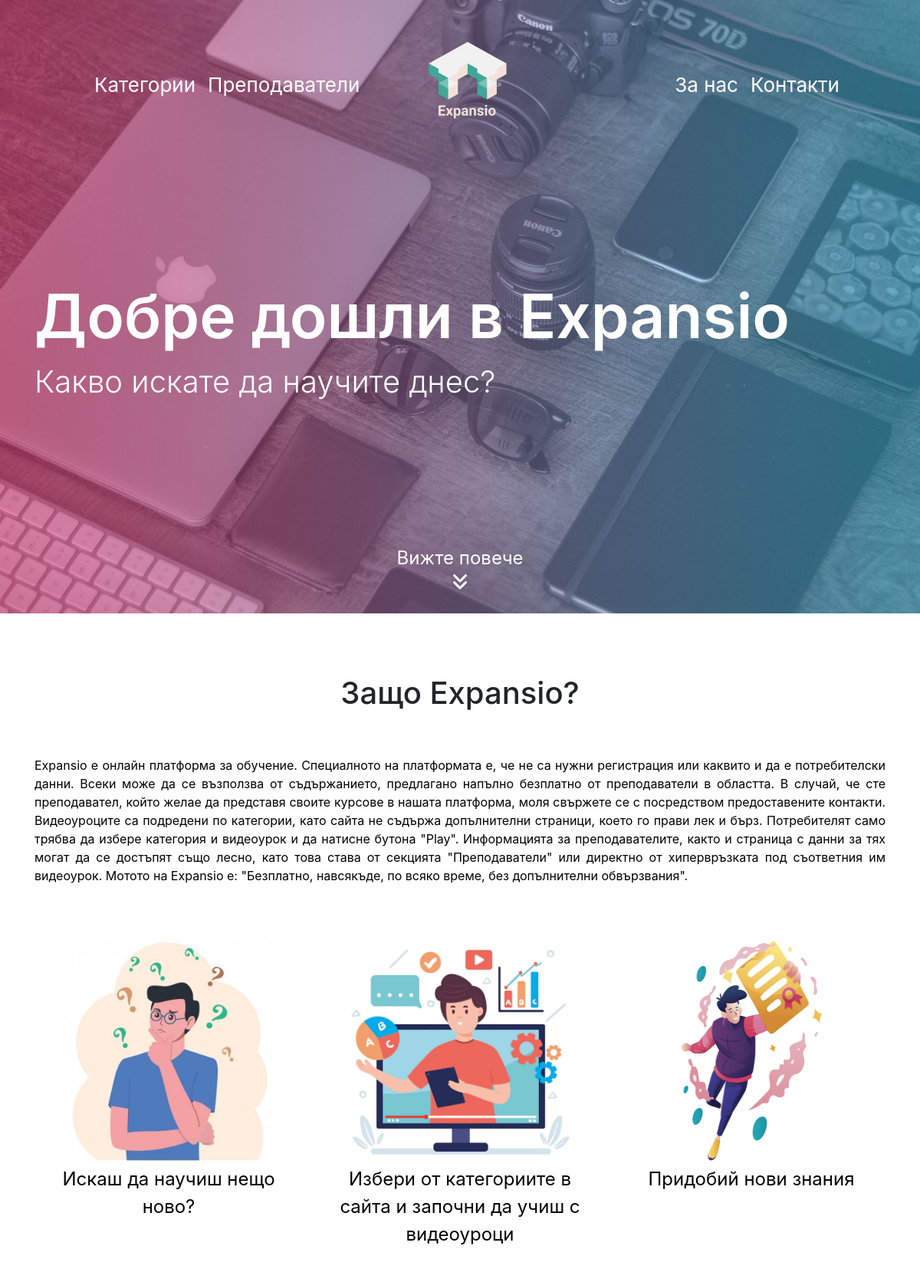
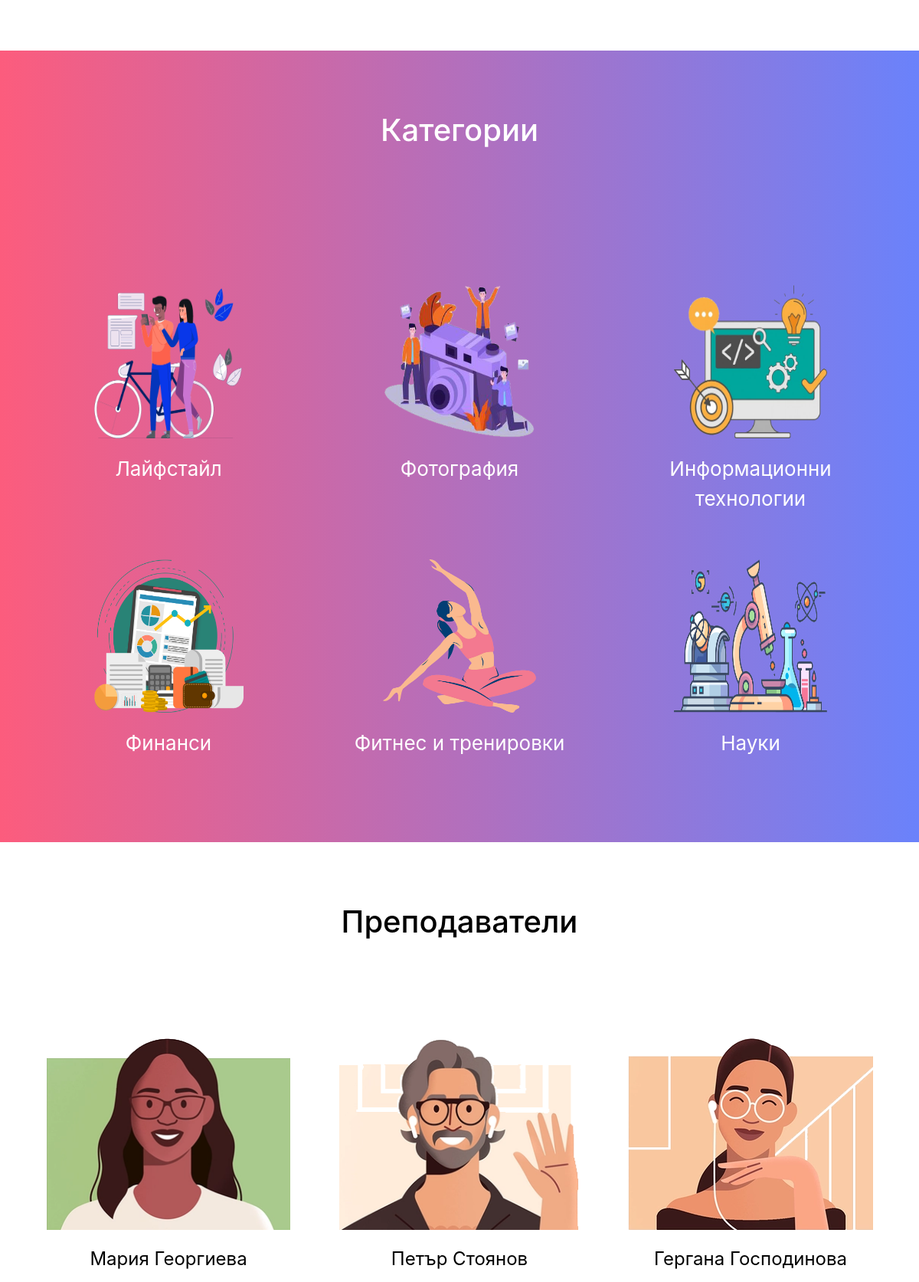
The page / (upper part) on the database its author committed (2 pictures, top to bottom).
### tables this page shows
CREATE TABLE `subjects` (
  `subject_id` int(11) NOT NULL,
  `subject_name` varchar(250) NOT NULL,
  `tutor_id` int(11) NOT NULL,
  `image_path` varchar(250) NOT NULL
);

CREATE TABLE `tutors` (
  `tutor_id` int(11) NOT NULL,
  `first_name` varchar(250) NOT NULL,
  `last_name` varchar(250) NOT NULL,
  `age` int(11) NOT NULL,
  `location` varchar(250) NOT NULL,
  `description` text NOT NULL,
  `avatar_path` varchar(250) NOT NULL
);

### index.php (the view, shortened to what this page needs)
<?php
require 'assets/partials/head.php';
require 'assets/configs/pdo.php';
?>
<section id="home" class="container-fluid background">
    <nav class="navbar navbar-expand-md navbar-dark ">
        <div class="navbar-collapse collapse w-100 order-1 order-md-0 dual-collapse2">
            <ul class="navbar-nav mr-auto">
                <li class="nav-item">
                    <a class="nav-link" href="#categories">Категории</a>
                </li>
                <li class="nav-item">
                    <a class="nav-link" href="#tutors">Преподаватели</a>
                </li>
            </ul>
        </div>
        <div class="mx-auto order-0">
            <a class="navbar-brand mx-auto" href="#"><img src='assets/images/logo.png' width="150" height="150" /></a>
        </div>
        <div class="navbar-collapse collapse w-100 order-3 dual-collapse2">
            <ul class="navbar-nav ml-auto">
                <li class="nav-item">
                    <a class="nav-link" href="#about">За нас</a>
                </li>
                <li class="nav-item">
                    <a class="nav-link" href="#contacts">Контакти</a>
                </li>
            </ul>
        </div>
    </nav>
    <div class="jumbotron jumbotron-fluid">
        <div class="container pushdown left-text-cont">
            <h1 class="display-4">Добре дошли в Expansio</h1>
            <p class="lead">Какво искате да научите днес?</p>
        </div>
    </div>
    <div class="row ">
        <div class="col-sm-12 see-more">
            <a href="#about">Вижте повече <i class="fas fa-angle-double-down"></i> </a>
        </div>
    </div>
</section>
<section id="about" class="container-fluid section-container about-container">
    <div class="row title-holder">
        <div class="col-md-12">
            <h2 class="title" data-aos="fade-down" data-aos-duration="750" data-aos-delay="150">Защо Expansio?</h2>
        </div>
    </div>
    <div class="container">
        <div class="row ">
            <div class="col-md-12 ">
                <p class="about-text" data-aos="fade-up" data-aos-duration="750" data-aos-delay="150">
                    Expansio е онлайн платформа за обучение. Специалното на платформата е, че не са нужни регистрация или каквито и да е потребителски данни.
                    Всеки може да се възползва от съдържанието, предлагано напълно безплатно от преподаватели в областта. В случай, че сте преподавател, който желае да представя своите курсове в нашата платформа, моля свържете се с посредством предоставените контакти.
                    Видеоуроците са подредени по категории, като сайта не съдържа допълнителни страници, което го прави лек и бърз.
                    Потребителят само трябва да избере категория и видеоурок и да натисне бутона "Play".
                    Информацията за преподавателите, както и страница с данни за тях могат да се достъпят също лесно, като това става от секцията "Преподаватели" или директно от хипервръзката под съответния им видеоурок.
                    Мотото на Expansio е: "Безплатно, навсякъде, по всяко време, без допълнителни обвързвания".
                </p>
            </div>
        </div>
        <div class="row img-container">
            <div class="col-md-4">
                <img src="assets/images/about-1.png" alt="image1" class="oval-img right" id="oval-img-1" data-aos="fade-right" data-aos-duration="1000" />
                <span class="caption" data-aos="fade-right" data-aos-delay="600" data-aos-duration="1000" data-aos-anchor="#oval-img-1">Искаш да научиш нещо ново?</span>
            </div>
            <div class="col-md-4">
                <img src="assets/images/about-2.png" class="oval-img" id="oval-img-2" alt="image2" data-aos="fade-up" data-aos-duration="1200" data-aos-delay="150" width="300" height="300" />
                <span class="caption" data-aos="fade-up" data-aos-delay="750" data-aos-duration="750" data-aos-anchor="#oval-img-2">Избери от категориите в сайта и започни да учиш с видеоуроци</span>
            </div>
            <div class="col-md-4">
                <img src="assets/images/about-3.png" alt="image3" class="oval-img left wider" id="oval-img-3" data-aos="fade-left" data-aos-duration="1400" data-aos-delay="300" />
                <span class="caption" data-aos="fade-left" data-aos-delay="900" data-aos-duration="750" data-aos-anchor="#oval-img-3">Придобий нови знания</span>
            </div>
        </div>
    </div>
</section>
<section id="categories" class="container-fluid section-container categories-container">
    <div class="row title-holder">
        <div class="col-md-12">
            <h2 class="title white" data-aos="fade-down">Категории</h2>
        </div>
    </div>
    <div class="container">
        <form id="category-form" action="category.php" method="POST">
            <div class="row categories-holder">
                <?php
                $stmt = $pdo->query("SELECT * FROM subjects");
                while ($row = $stmt->fetch()) { ?>
                    <div class="col-sm-4 category-box" data-aos="fade-up">
                        <a href="#" type="submit" onclick="redirectCategory(<?php echo $row['subject_id'] ?>)">
                            <img src="<?php echo $row['image_path'] ?>" class="img-holder" />
                            <?php echo $row['subject_name'] ?></a>
                    </div>
                <?php } ?>
            </div>
        </form>
    </div>
</section>
<section id="tutors" class="container-fluid section-container tutors-container">
    <div class="row title-holder">
        <div class="col-md-12">
            <h2 class="title" data-aos="fade-down">Преподаватели</h2>
        </div>
        <form class="container" id="tutor-form" action="tutor.php" method="POST">
            <div class="row tutors-holder">
                <?php
                $stmt = $pdo->query("SELECT * FROM tutors");
                while ($row = $stmt->fetch()) {
                ?>
                    <div class="col-xl-4 tutor-box" data-aos="fade-up">
                        <a href="#" type="submit" onclick="redirectTutor(<?php echo $row['tutor_id'] ?>)">
                            <img src="<?php echo $row['avatar_path'] ?>" class="img-holder" />
                            <span class="name-holder"><?php echo $row['first_name'] . " " . $row['last_name'] ?></span>
                        </a>
                    </div>
                <?php
                }
                ?>
            </div>
        </form>
    </div>
</section>
<?php
require 'assets/partials/footer.php';
?>

### assets/partials/head.php (shortened to what this page needs)
<!DOCTYPE html>
<html lang="en">
<head>
    <link rel="stylesheet" href="https://cdnjs.cloudflare.com/ajax/libs/twitter-bootstrap/4.6.0/css/bootstrap.min.css">
    <link rel="stylesheet" href="https://cdnjs.cloudflare.com/ajax/libs/font-awesome/5.15.4/css/all.min.css">
    <link rel="stylesheet" href="https://cdnjs.cloudflare.com/ajax/libs/font-awesome/6.1.1/css/all.min.css" />
    <link rel="stylesheet" href="assets/css/style.css">
    <link href="https://unpkg.com/aos@2.3.1/dist/aos.css" rel="stylesheet">
    <link href="https://vjs.zencdn.net/7.18.1/video-js.css" rel="stylesheet" />
</head>
<body>

### assets/partials/footer.php (shortened to what this page needs)
</body>
</html>

### assets/css/style.css (style rules this page uses)
body, html { height: 100%; scroll-behavior: smooth; margin: 0; padding: 0; }
body { max-width: 100%; }
.navbar { padding: 30px 100px 30px 100px; background: transparent; z-index: 99; margin-bottom: 0; position: absolute; width: 99%; }
.nav-link { color: white !important; font-size: 30px; float: right; }
.navbar-dark { background: transparent; }
.navbar-brand { font-size: 60px; color: white !important; }
.jumbotron { background: transparent; }
.background { position: relative; background: url("../images/banner.jpg") center; z-index: 0; min-height: 100%; background-size: cover; }
.pushdown { margin-top: 300px }
.left-text-cont h1, .left-text-cont p { color: white; }
.left-text-cont h1 { font-size: 80px; font-weight: 600; }
.left-text-cont p { font-size: 40px; }
.navbar { z-index: 2; }
.navbar .nav-item { position: relative; text-align: center; transition: all 0.15s linear; border-radius: 10px 10px 0 0; }
.navbar .nav-item::after { transition: all 0.3s ease-in-out; content: ""; background: #418eec; position: absolute; height: 4px; left: 0px; bottom: 0px; right: 0px; width: 0px; }
.navbar .nav-link { color: #fff !important; font-size: 26px; }
.see-more { text-align: center; position: absolute; text-align: center; bottom: 30px; animation: MoveUpDown 1s linear infinite; }
.see-more a { display: block; margin: 0; text-decoration: none; color: #fff; font-size: 24px; }
.see-more a i { font-size: 24px; display: block; color: #fff; }
.section-container { max-width: 100%; box-sizing: border-box; padding-top: 80px; padding-bottom: 110px; min-height: 100%; text-align: center; }
.about-container .img-container { padding: 0 0; }
.about-container .img-container .oval-img { max-width: 100%; max-height: 100%; width: 300px; height: 300px; margin-top: 50px; }
.about-container .img-container .oval-img.wider { width: 350px; }
.about-container .about-text { text-align: justify; color: black; }
.title-holder { margin-bottom: 50px; }
.title-holder .title { text-align: center; padding: 0 100px; font-size: 40px; }
.title-holder .title.white { color: white; }
.categories-container { background-color: #A9C9FF; background-image: linear-gradient(to right, #fc5c7d, #6a82fb); }
.category-box { margin-top: 60px; }
.category-box a { text-decoration: none; cursor: pointer; color: white; font-size: 26px; display: block; transition: transform .2s; }
.category-box .img-holder { width: 200px; height: 200px; display: block; margin: auto; margin-bottom: 20px; }
.caption { color: black; display: block; font-size: 24px; }
.tutors-container { color: black; }
.tutor-box { padding-top: 20px; padding-bottom: 20px; cursor: pointer; box-shadow: 0 0 0 rgba(0, 0, 0, 0.3); box-shadow: 0; transition: box-shadow 1s; border-radius: 15px; }
.tutor-box a { text-decoration: none; display: block; color: black; transition: transform .2s; }
.tutor-box span { display: block; text-decoration: none; font-size: 24px; color: black; }
.tutor-box img { text-align: justify; text-decoration: none; font-size: 24px; color: black; margin-bottom: 20px; }
.tutors-holder { margin-top: 100px; }
.tutor-box .img-holder { height: 250px; }
.categories-holder { padding-top: 60px; }

### rows shown on the page
subjects: image_path (picture), subject_name "Лайфстайл"
subjects: image_path (picture), subject_name "Фотография"
subjects: image_path (picture), subject_name "Информационни технологии"
subjects: image_path (picture), subject_name "Финанси"
subjects: image_path (picture), subject_name "Фитнес и тренировки"
subjects: image_path (picture), subject_name "Науки"
tutors: avatar_path (picture), first_name "Мария", last_name "Георгиева"
tutors: avatar_path (picture), first_name "Петър", last_name "Стоянов"
tutors: avatar_path (picture), first_name "Гергана", last_name "Господинова"
